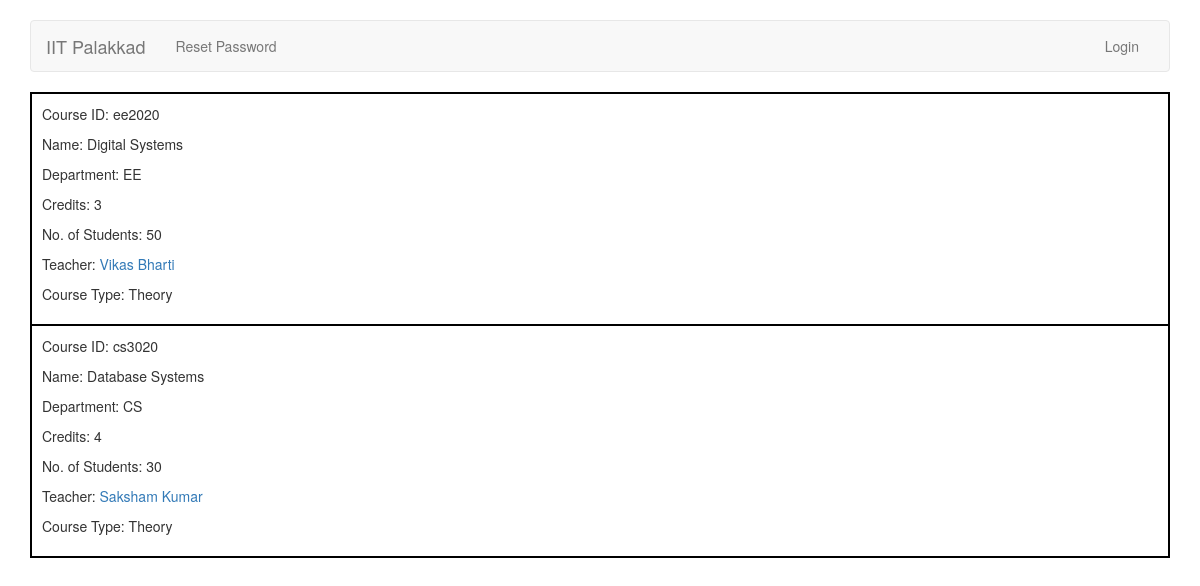
Page /accounts/display/courses/ on the earlier database version.
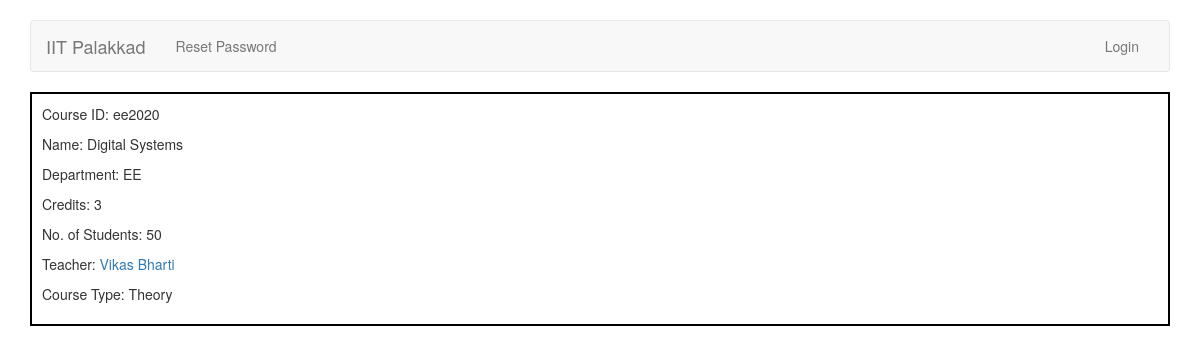
Same page on the later database version.
### accounts/models.py (models this page shows)
class Course(models.Model):
	COURSE_TYPES = (
		('L','Lab'),
		('T','Theory'),
	)
	course_id = models.CharField(max_length=20)
	name = models.CharField(max_length=255)
	department = models.CharField(max_length=100)
	credits = models.IntegerField()
	students = models.IntegerField(default=0)
	teacher = models.ForeignKey(TeacherProfile, related_name='course_teacher', on_delete=models.CASCADE)
	course_type = models.CharField(max_length=1, choices=COURSE_TYPES)
	def __str__(self):
		return self.name
	def get_teacher_first_name(self):
		return self.teacher.user.first_name
	def get_teacher_last_name(self):
		return self.teacher.user.last_name

class TeacherProfile(models.Model):
	user = models.OneToOneField(User, unique=True, on_delete=models.CASCADE, null=True, related_name='teacher_profile')
	phone_number = models.CharField(max_length=10)
	address = models.CharField(max_length=100)
	def __str__(self):
		return self.user.first_name + " " + self.user.last_name

class User(AbstractUser):
    	TA = 1
    	TEACHER = 2
    	ADMIN = 3
    	ROLE_CHOICES = (
        	(TA, 'TA'),
        	(TEACHER, 'Teacher'),
        	(ADMIN, 'Admin'),
    	)
	role = models.PositiveSmallIntegerField(choices=ROLE_CHOICES, null=True, blank=True)

### accounts/views.py (the view)
def display_courses(request):
	courses = Course.objects.all()
	args = { 'courses': courses }
	return render(request, 'accounts/display_courses.html', args)

### accounts/templates/accounts/display_courses.html (shortened to what this page needs)
{% extends 'base.html' %}
{% block body %}
	<div class="container">
	<table style="border: 1px solid black; width:100%">
	{% for course in courses %}
	<tr>
	<td style="border: 2px solid black; padding:10px">
		<p>Course ID: {{ course.course_id }}</p>
		<p>Name: {{ course.name }}</p>
		<p>Department: {{ course.department }}</p>
		<p>Credits: {{ course.credits }}</p>
		<p>No. of Students: {{ course.students }}</p>
		<p>Teacher: <a href="{% url 'profile_view_other' pk=course.teacher.id %}">{{ course.teacher }}</a></p>
		{% if course.course_type == 'L' %}
			<p>Course Type: Lab</p>
		{% else %}
			<p>Course Type: Theory</p>
		{% endif %}
	</td>
	</tr>
	{% endfor %}
	</table>
	</div>
{% endblock %}

Differences in the rows shown:
removed Course: course_id "cs3020", name "Database Systems", department "CS", credits "4", students "30", teacher "Saksham Kumar", course_type "Course Type: Theory"
